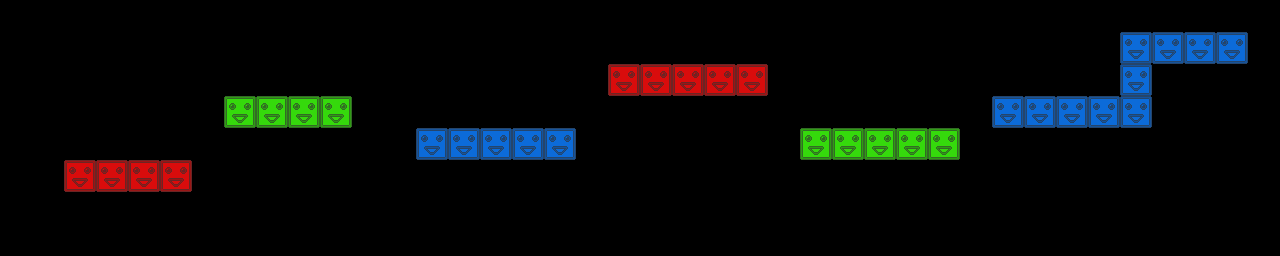

Below is a game level as drawn by its tile map, then a one-line description and the .tmx that defines it (tile-layer data replaced by summaries):
An orthogonal 40x8 tile map with 32x32 px tiles, 3 tile layers (red, green, blue) and 9 objects.

<map version="1.0" orientation="orthogonal" renderorder="right-down" width="40" height="8" tilewidth="32" tileheight="32">
 <tileset firstgid="1" name="blocks" tilewidth="32" tileheight="32">
  <image source="blocks.png" width="96" height="32" />
 </tileset>
 <layer name="red" width="40" height="8">
  <data>[320 cells, 9 non-empty, 1 distinct tile ids]</data>
 </layer>
 <layer name="green" width="40" height="8">
  <data>[320 cells, 9 non-empty, 1 distinct tile ids]</data>
 </layer>
 <layer name="blue" width="40" height="8">
  <data>[320 cells, 15 non-empty, 1 distinct tile ids]</data>
 </layer>
 <objectgroup name="crystals">
  <object x="157" y="132">
   <ellipse />
  </object>
  <object x="343" y="45">
   <ellipse />
  </object>
  <object x="444" y="94">
   <ellipse />
  </object>
  <object x="724" y="48">
   <ellipse />
  </object>
  <object x="846" y="100">
   <ellipse />
  </object>
  <object x="1031" y="74">
   <ellipse />
  </object>
  <object x="1227" y="15">
   <ellipse />
  </object>
 </objectgroup>
 <objectgroup name="spikes">
  <object x="534" y="83">
   <ellipse />
  </object>
  <object x="894" y="74">
   <ellipse />
  </object>
 </objectgroup>
</map>
